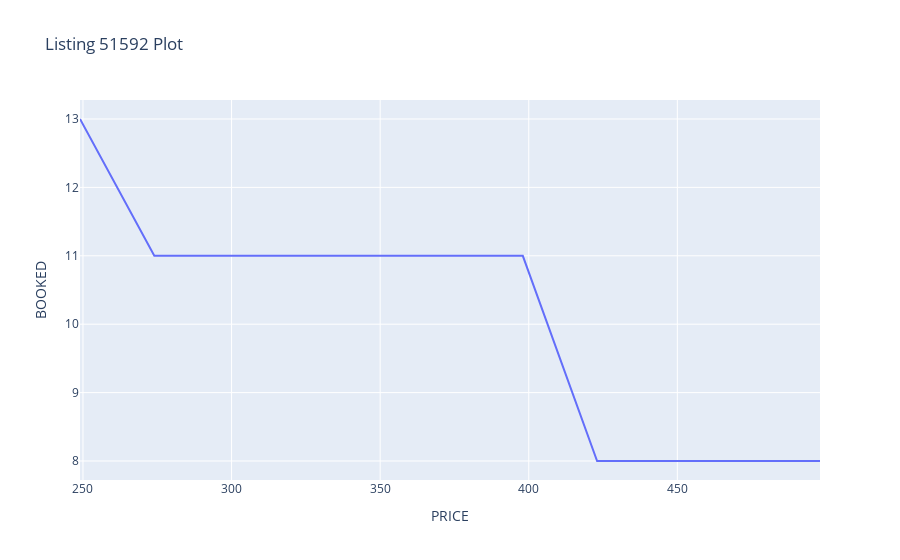

The cell this chart's notebook holds for it:
### Markdown cell above
Plot listing id 51592:

### Code cell
dict_dc[51592]
